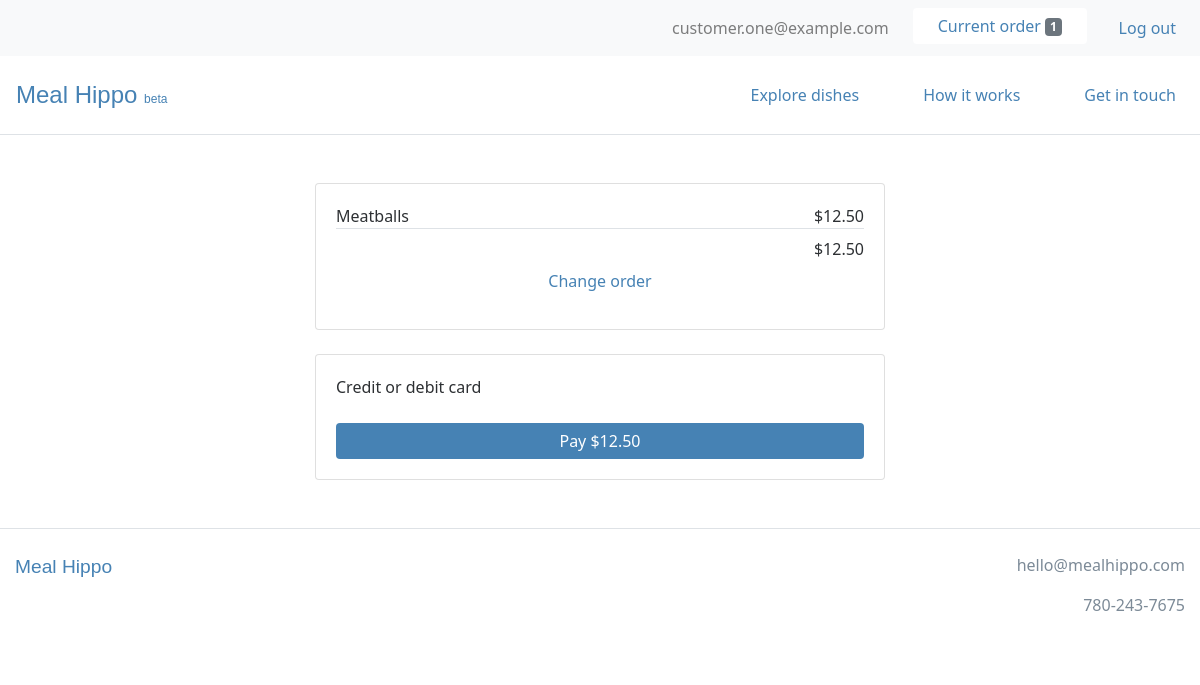
/order/payment (signed in), run on the app's committed database.
### users/models.py (models this page shows, shortened)
class CustomUser(AbstractBaseUser):
    email = models.EmailField(unique=True)
    is_active = models.BooleanField(default=True)
    is_admin = models.BooleanField(default=False)
    objects = CustomUserManager()
    USERNAME_FIELD = 'email'
    REQUIRED_FIELDS = []

### webplatform/models.py (models this page shows, shortened)
class Order(models.Model):
    user = models.ForeignKey(settings.AUTH_USER_MODEL, on_delete=models.CASCADE)
    items = models.ManyToManyField(OrderItem)
    delivery_date = models.DateField(null=True, default=timezone.now)
    delivery_time = models.TimeField(null=True, default=timezone.now)
    is_completed = models.BooleanField(default=False)
    payment = models.ForeignKey(Payment, on_delete=models.SET_NULL, blank=True, null=True)
    created_at = models.DateTimeField(auto_now_add=True)
    modified_at = models.DateTimeField(auto_now=True)
    def get_total_order_price(self):
        total_order_price = 0
        for item in self.items.all():
            total_order_price += item.get_total_item_price()
        return total_order_price

class OrderItem(models.Model):
    user = models.ForeignKey(settings.AUTH_USER_MODEL, on_delete=models.CASCADE)
    item = models.ForeignKey(Item, on_delete=models.CASCADE)
    quantity = models.IntegerField(default=1)
    is_completed = models.BooleanField(default=False)
    def get_total_item_price(self):
        return self.quantity * self.item.price

class Item(models.Model):
    supplier = models.ForeignKey(Supplier, on_delete=models.CASCADE)
    name = models.CharField(max_length=100)
    description = models.TextField()
    price = models.FloatField()
    is_active = models.BooleanField()
    created_at = models.DateTimeField(auto_now_add=True)
    modified_at = models.DateTimeField(auto_now=True)

### webplatform/views.py (the view, shortened to what this page needs)
# urls.py: path('order/payment', views.OrderPaymentView.as_view(), name='order_payment_view'),
class OrderPaymentView(LoginRequiredMixin, View):
    def get(self, *args, **kwargs):
        order = models.Order.objects.get(user=self.request.user, is_completed=False)
        order_items = order.items.all()
        context = {
            'order': order,
            'order_items': order_items,
        }
        return render(self.request, 'webplatform/order_payment_view.html', context)

### webplatform/templatetags/cart_templatetags.py (called while the page is built)
@register.filter
def cart_item_count(user):
    if user.is_authenticated:
        queryset = models.Order.objects.filter(user=user, is_completed=False)
        if queryset.exists():
            return queryset[0].items.count()
    return 0

### webplatform/templates/webplatform/order_payment_view.html (shortened to what this page needs)
{% extends 'base.html' %}
{% load static %}
{% load crispy_forms_tags %}
{% load humanize %}
{% block content %}
<div class="container-fluid my-5">
  <div class="row">
    <div class="col-lg-6 offset-lg-3 col-md-8 offset-md-2 col-12">
      <div class="card">
        <div class="card-body">
          <div class="container">
            {% for order_item in order_items %}
              <div class="row">
                <div class="col text-left px-0">
                  {{ order_item.item.name }}
                </div>
                <div class="col text-right px-0">
                  ${{ order_item.get_total_item_price|floatformat:2|intcomma }}
                </div>
              </div>
            {% endfor %}
          </div>
          <div class="container">
            <div class="row border-top py-2">
              <div class="col text-right px-0">
                ${{ order.get_total_order_price|floatformat:2|intcomma }}
              </div>
            </div>
          </div>
          <p class="text-center"><a href="{% url 'webplatform:order_items_view' %}">Change order</a></p>
        </div>
      </div>
      <div class="card mt-4">
        <div class="card-body">
          <form action="" method="post" id="payment-form">
            <div class="mb-3">
            	<label for="card-element">
            		Credit or debit card
            	</label>
            </div>
            <button class="btn btn-primary w-100">Pay ${{ order.get_total_order_price|floatformat:2|intcomma }}</button>
          </form>
        </div>
      </div>
    </div>
  </div>
</div>
{% endblock %}

### templates/base.html (shortened to what this page needs)
{% load static %}
{% load cart_templatetags %}
<!DOCTYPE html>
<html lang="en" dir="ltr">
  <head>
    <link rel="stylesheet" href="https://stackpath.bootstrapcdn.com/bootstrap/4.4.1/css/bootstrap.min.css">
    <link rel="stylesheet" type="text/css" href="{% static 'style.css' %}">
  </head>
  <body>
    {% if user.is_authenticated %}
      <nav class="navbar navbar-expand-md navbar-light bg-light">
          <ul class="navbar-nav ml-md-auto mx-md-0 mx-auto text-md-left text-center">
            <li class="nav-item ml-4">
              <span class="navbar-text">
                {{ request.user.email }}
              </span>
            </li>
            <li class="nav-item ml-4">
              <a href="{% url 'webplatform:order_items_view' %}">
                <button type="button" class="btn btn-light bg-white">
                  Current order <span class="badge badge-secondary">{{ request.user|cart_item_count }}</span>
                </button>
              </a>
            </li>
            <li class="nav-item ml-4">
              <a class="nav-link" href="{% url 'logout' %}">Log out</a>
            </li>
          </ul>
      </nav>
    {% endif %}
    <nav class="navbar navbar-expand-md navbar-light py-3 border-bottom">
      <a class="navbar-brand" href="{% url 'webplatform:home_view' %}">Meal&nbsp;Hippo <small style="font-size: 0.5em;">beta</small></a>
      <div class="collapse navbar-collapse" id="navbarText">
        <ul class="navbar-nav ml-auto">
          <li class="nav-item ml-5">
            <a class="nav-link" href="{% url 'webplatform:order_items_view' %}">Explore dishes</a>
          </li>
          <li class="nav-item ml-5">
            <a class="nav-link" href="{% url 'webplatform:support_view' %}">How it works</a>
          </li>
          <li class="nav-item ml-5">
            <a class="nav-link" href="{% url 'webplatform:contact_view' %}">Get in touch</a>
          </li>
        </ul>
      </div>
    </nav>
    {% block content %}
    {% endblock %}
    <footer>
      <div class="container-fluid text-center py-4 border-top">
        <div class="row">
          <div class="col-sm text-sm-left mb-4">
            <span class="logo">
              <a href="{% url 'webplatform:home_view' %}">Meal&nbsp;Hippo</a>
            </span>
          </div>
          <div class="col-sm text-sm-right">
            <p>hello@mealhippo.com</p>
            <p>780-243-7675</p>
          </div>
        </div>
      </div>
    </footer>
  </body>
</html>

### static/style.css (style rules this page uses)
body { color: #2D3033; font-family: "Lucida Grande", "Lucida Sans Unicode", "Lucida Sans", "Segoe UI", Geneva, Frutiger, Verdana, "Helvetica Neue", Arial, sans-serif; font-size: 16px; }
p { color: #7C8A97; }
a, .btn-link { color: steelblue; }
.navbar-light .navbar-brand, .logo a { color: steelblue; font-size: 1.5em; font-family: "Arial Rounded MT Bold", "Helvetica Rounded", Arial, sans-serif; }
.logo a { font-size: 1.2em; }
.navbar-nav .nav-item a.nav-link { color: steelblue; }
.btn-primary { background: steelblue; border: none; padding-left: 25px; padding-right: 25px; }
.btn-light { color: steelblue; border: none; padding-left: 25px; padding-right: 25px; }

### data on the page
CustomUser: user.email "customer.one@example.com", user|cart_item_count "1"
OrderItem: item.name "Meatballs", get_total_item_price "12.50"
Order: get_total_order_price "12.50"
